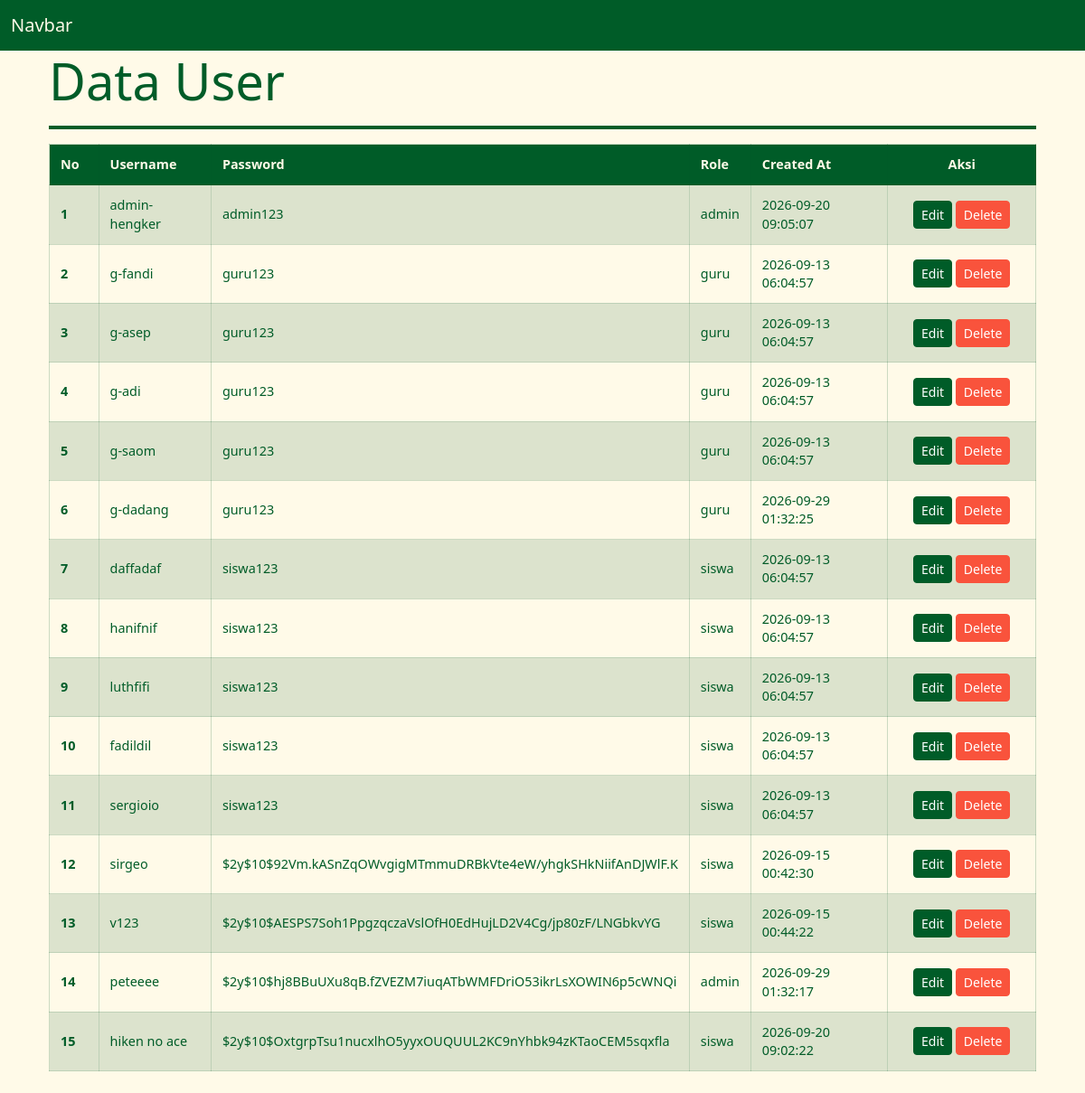
Page /tabel/tabel_user.php on the committed database.
### tables this page shows
CREATE TABLE `users` (
  `id` int(11) NOT NULL,
  `username` varchar(50) NOT NULL,
  `password` varchar(255) NOT NULL,
  `role` enum('admin','guru','siswa') NOT NULL,
  `created_at` timestamp NOT NULL DEFAULT current_timestamp() ON UPDATE current_timestamp()
);

### tabel/tabel_user.php (the view, shortened to what this page needs)
<?php require_once __DIR__ . "/../navbar/navbar.php";
require_once __DIR__ . "/../navbar/koneksi.php";
$sql = "SELECT id, username, password, role, created_at FROM users ORDER BY id ASC";
$hasil = mysqli_query($koneksi ,$sql);
if (mysqli_num_rows($hasil) > 0){
  while ($row = mysqli_fetch_assoc($hasil)){
    $data[] = $row;
  }
} else{
  $data = [];
}
?>
<div class="container">
  <div class="container center">
        <h1 class="fw-normal display-4">Data User</h1>
        <hr class="border border-dark border-2 opacity-100">
        <div class="table-responsive">
         <table class="table table-bordered table-striped align-middle">
  <thead>
    <tr>
      <th scope="col" style="width:5%;">No</th>
      <th scope="col">Username</th>
      <th scope="col">Password</th>
      <th scope="col">Role</th>
      <th scope="col">Created At</th>
      <th scope="col" style="width:15%; text-align:center;">Aksi</th>
    </tr>
  </thead>
  <tbody>
    <?php
    if (!empty($data)) {
        $no = 1;
        foreach ($data as $user) {
    ?>
    <tr>
      <th scope="row"><?php echo $no++; ?></th>
      <td><?php echo htmlspecialchars($user['username']); ?></td>
      <td><?php echo htmlspecialchars($user['password']); ?></td>
      <td><?php echo htmlspecialchars($user['role']); ?></td>
      <td><?php echo htmlspecialchars($user['created_at']); ?></td>
      <td class="text-center">
          <a href="../edit/edit_user.php?id=<?php echo $user['id']; ?>" class="btn btn-primary btn-sm">Edit</a>
          <a href="../aksi/aksi_hapus.php?id=<?php echo $user['id']; ?>" class="btn btn-danger btn-sm" onclick="return confirm('Apakah Anda yakin ingin menghapus data ini?')">Delete</a>
      </td>
    </tr>
    <?php
        }
    } else {
    ?>
    <tr>
      <td colspan="6" class="text-center">Tidak ada data</td>
    </tr>
    <?php } ?>
  </tbody>
    </table>
  </div>
</div>
<?php require __DIR__ . "/../navbar/footer.php"; ?>

### css/theme.css (style rules this page uses)
:root { --theme-cream: #fffae8; --theme-green: #005c28; --theme-coral: #f9533c; --bs-primary: var(--theme-green); --bs-primary-rgb: 0, 92, 40; --bs-success: var(--theme-green); --bs-success-rgb: 0, 92, 40; --bs-danger: var(--theme-coral); --bs-danger-rgb: 249, 83, 60; --bs-warning: var(--theme-coral); --bs-warning-rgb: 249, 83, 60; --bs-body-bg: var(--theme-cream); --bs-body-color: var(--theme-green); --bs-link-color: var(--theme-green); --bs-link-hover-color: var(--theme-coral); --bs-border-color: rgba(0, 92, 40, .2); }
body { background-color: var(--theme-cream); color: var(--theme-green); }
.btn-primary, .btn-success { --bs-btn-bg: var(--theme-green); --bs-btn-border-color: var(--theme-green); --bs-btn-hover-bg: #00491f; --bs-btn-hover-border-color: #00491f; --bs-btn-active-bg: #003d1a; --bs-btn-active-border-color: #003d1a; }
.btn-danger, .btn-warning { --bs-btn-color: #fff; --bs-btn-bg: var(--theme-coral); --bs-btn-border-color: var(--theme-coral); --bs-btn-hover-color: #fff; --bs-btn-hover-bg: #e84631; --bs-btn-hover-border-color: #e84631; --bs-btn-active-bg: #d83b28; --bs-btn-active-border-color: #d83b28; }
.table { width: 100%; margin-bottom: 1.5rem; font-size: .9rem; border: 1px solid rgba(0, 92, 40, .2); --bs-table-color: var(--theme-green); --bs-table-bg: var(--theme-cream); --bs-table-border-color: rgba(0, 92, 40, .2); --bs-table-striped-color: var(--theme-green); --bs-table-striped-bg: rgba(0, 92, 40, .07); }
.table > :not(caption) > * > * { padding: .75rem; line-height: 1.4; vertical-align: middle; border: 1px solid rgba(0, 92, 40, .2); }
.table thead th { background-color: var(--theme-green); color: var(--theme-cream); font-weight: 700; text-align: left; white-space: nowrap; }
.table tbody tr:nth-of-type(odd) > * { background-color: rgba(0, 92, 40, .07); }
.border-dark { border-color: var(--theme-green) !important; }

### rows in the picture
users: username "admin-hengker", password "admin123", role "admin", created_at "2026-09-20 09:05:07"
users: username "g-fandi", password "guru123", role "guru", created_at "2026-09-13 06:04:57"
users: username "g-asep", password "guru123", role "guru", created_at "2026-09-13 06:04:57"
users: username "g-adi", password "guru123", role "guru", created_at "2026-09-13 06:04:57"
users: username "g-saom", password "guru123", role "guru", created_at "2026-09-13 06:04:57"
users: username "g-dadang", password "guru123", role "guru", created_at "2026-09-29 01:32:25"
users: username "daffadaf", password "siswa123", role "siswa", created_at "2026-09-13 06:04:57"
users: username "hanifnif", password "siswa123", role "siswa", created_at "2026-09-13 06:04:57"
users: username "luthfifi", password "siswa123", role "siswa", created_at "2026-09-13 06:04:57"
users: username "fadildil", password "siswa123", role "siswa", created_at "2026-09-13 06:04:57"
users: username "sergioio", password "siswa123", role "siswa", created_at "2026-09-13 06:04:57"
users: username "sirgeo", password "$2y$10$92Vm.kASnZqOWvgigMTmmuDRBkVte4eW/yhgkSHkNiifAnDJWlF.K", role "siswa", created_at "2026-09-15 00:42:30"
users: username "v123", password "$2y$10$AESPS7Soh1PpgzqczaVslOfH0EdHujLD2V4Cg/jp80zF/LNGbkvYG", role "siswa", created_at "2026-09-15 00:44:22"
users: username "peteeee", password "$2y$10$hj8BBuUXu8qB.fZVEZM7iuqATbWMFDriO53ikrLsXOWIN6p5cWNQi", role "admin", created_at "2026-09-29 01:32:17"
users: username "hiken no ace", password "$2y$10$OxtgrpTsu1nucxlhO5yyxOUQUUL2KC9nYhbk94zKTaoCEM5sqxfla", role "siswa", created_at "2026-09-20 09:02:22"
